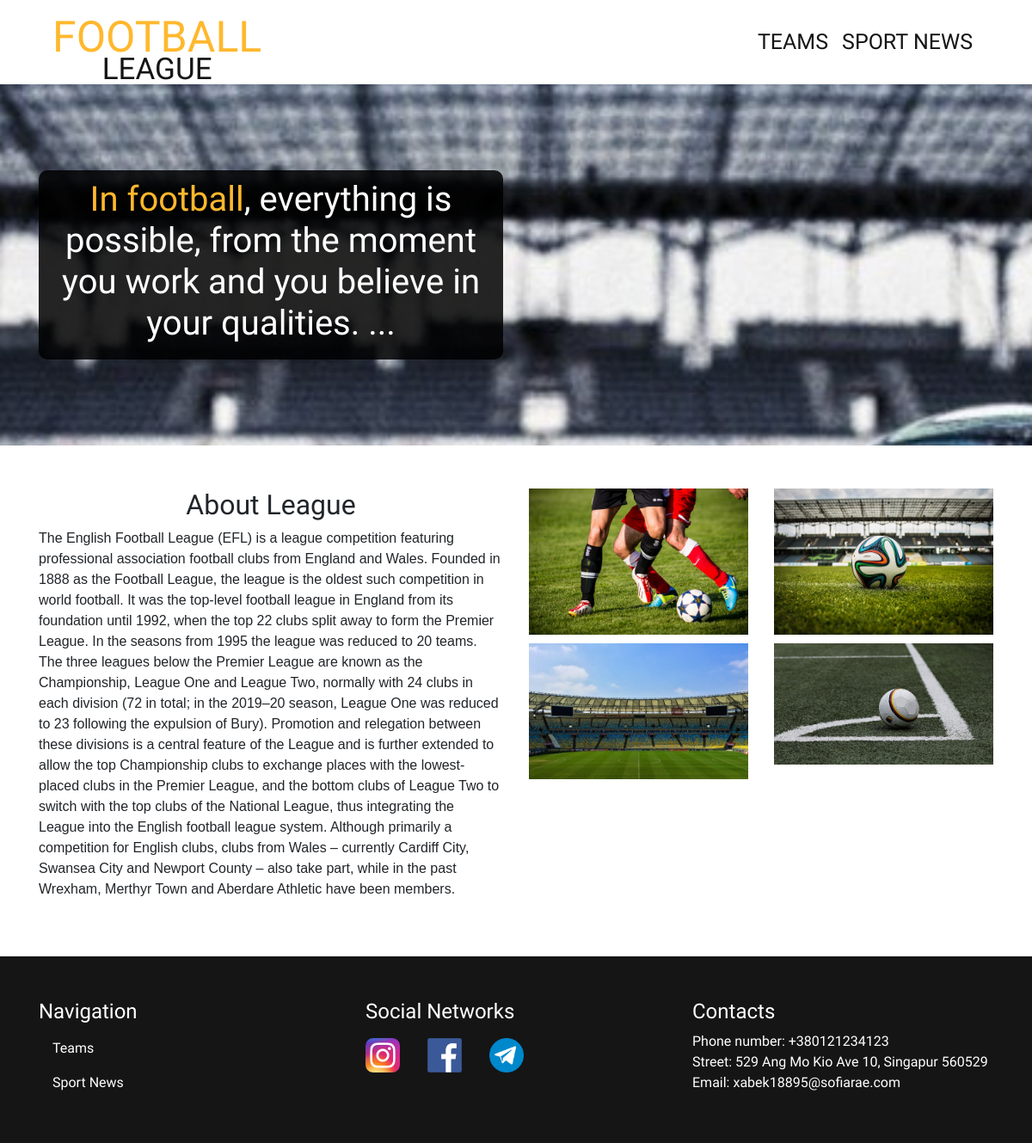
The page / on the database its author committed.
### app.py (models this page shows)
class SiteInfo(db.Model):
    id = db.Column(db.Integer, primary_key=True)
    key = db.Column(db.String(200))
    value = db.Column(db.Text())

### app.py (the view)
@app.route('/')
def index():
    site_info = get_site_info()
    return render_template('pages/index.html', site_info=site_info)

### app.py (called while the page is built)
def get_site_info():
    site_info = SiteInfo.query.all()
    result = {}
    for item in site_info:
        result[item.key] = item.value
    return result

### templates/pages/index.html
{% extends "layout.html" %}
{% block content %}
{% include 'components/main-section.html' %}
{% include 'components/about-section.html' %}
{% endblock %}

### templates/layout.html (shortened to what this page needs)
<!DOCTYPE html>
<html lang="en">
<head>
    <link rel="stylesheet" type="text/css"
          href="{{ url_for('static',filename='libs/bootstrap-4.3.1-dist/css/bootstrap.css') }}">
    <link rel="stylesheet" type="text/css" href="{{ url_for('static',filename='css/main.css') }}">
</head>
<body>
{% include 'includes/header.html' %}
{% block content %}{% endblock %}
{% include 'includes/footer.html' %}
</body>
</html>

### templates/includes/header.html (shortened to what this page needs)
<header>
    <div class="container">
        <nav class="navbar navbar-expand-lg">
            <a class="navbar-brand logo" href="/">
                <h1>Football</h1>
                <span>League</span>
            </a>
            <div class="collapse navbar-collapse" id="header-nav">
                <ul class="navbar-nav ml-auto">
                    <li class="nav-item">
                        <a class="nav-link" href="{{ url_for('team') }}">Teams</a>
                    </li>
                    <li class="nav-item">
                        <a class="nav-link" href="{{ url_for('news') }}">Sport News</a>
                    </li>
                </ul>
            </div>
        </nav>
    </div>
</header>

### templates/components/main-section.html
<section class="main-section">
    <div class="container h-100">
        <div class="row h-100 align-items-center">
            <div class="col-lg-6">
                <div class="title">
                    <h1>
                        <span>In football</span>, everything is possible, from the moment you work and you believe in
                        your qualities. ...
                    </h1>
                </div>
            </div>
        </div>
    </div>
</section>

### templates/components/about-section.html
<section class="about-section">
    <div class="container">
        <div class="row">
            <div class="col-lg-6 ">
                <h2 class="text-center">
                    About League
                </h2>
                <p>
                    {{ site_info['about'] }}
                </p>
            </div>
            <div class="col-lg-6">
                <div class="row">
                    <div class="col-lg-6">
                        <div class="about-img">
                            <img src="{{ url_for('static',filename='images/about-1.jpg') }}" alt="">
                        </div>
                        <div class="about-img">
                            <img src="{{ url_for('static',filename='images/about-2.jpg') }}" alt="">
                        </div>
                    </div>
                    <div class="col-lg-6">
                        <div class="about-img">
                            <img src="{{ url_for('static',filename='images/about-3.jpg') }}" alt="">
                        </div>
                        <div class="about-img">
                            <img src="{{ url_for('static',filename='images/about-4.jpg') }}" alt="">
                        </div>
                    </div>
                </div>
            </div>
        </div>
    </div>
</section>

### templates/includes/footer.html
<footer>
    <div class="container">
        <div class="row">
            <div class="col-4">
                <h4>Navigation</h4>
                <ul class="nav flex-column">
                   <li class="nav-item">
                        <a class="nav-link" href="{{ url_for('team') }}">Teams</a>
                    </li>
                    <li class="nav-item">
                        <a class="nav-link" href="{{ url_for('news') }}">Sport News</a>
                    </li>
                </ul>
            </div>
            <div class="col-4 social-networks">
                <h4>Social Networks</h4>
                <ul class="nav">
                    <li class="nav-item ">
                        <a class="nav-link pl-0" href="{{ site_info['instagram-link'] }}" target="_blank">
                            <img src="{{ url_for('static',filename='images/icons/instagram-icon.png') }}" alt="">
                        </a>
                    </li>
                    <li class="nav-item">
                        <a class="nav-link" href="{{ site_info['facebook-link'] }}" target="_blank">
                            <img src="{{ url_for('static',filename='images/icons/facebook-icon.png') }}" alt="">
                        </a>
                    </li>
                    <li class="nav-item">
                        <a class="nav-link" href="{{ site_info['telegram-link'] }}" target="_blank">
                            <img src="{{ url_for('static',filename='images/icons/telegram-icon.png') }}" alt="">
                        </a>
                    </li>
                </ul>
            </div>
            <div class="col-4">
                <h4>Contacts</h4>
                <ul class="nav">
                    <li class="nav-item">
                        Phone number:   {{ site_info['phone-number'] }}
                    </li>
                    <li class="nav-item">
                        Street: {{ site_info['street'] }}
                    </li>
                    <li class="nav-item">
                        Email: {{ site_info['email'] }}
                    </li>
                </ul>
            </div>
        </div>
    </div>
</footer>

### static/css/main.css (style rules this page uses)
body { font-family: 'Hanalei Fill', cursive; }
p { font-family: 'Ubuntu', 'Lucida Grande', 'Lucida Sans Unicode', 'Geneva', 'Verdana', sans-serif; }
header { background: #fff; }
.logo { font-family: 'East Sea Dokdo', cursive; text-transform: uppercase; text-align: center; line-height: 0; }
.logo h1 { color: #ffb82d; font-size: 50px; }
.logo span { color: #151515; font-size: 35px; }
header ul li a { text-transform: uppercase; color: #151515; font-size: 25px; }
.main-section { padding: 100px 0 ; background: url("/static/images/main.jpg") no-repeat center center fixed; -webkit-background-size: cover; -moz-background-size: cover; -o-background-size: cover; background-size: cover; }
footer { padding: 50px 0; background: #151515; color: #fff; }
footer a { color: #fff; }
.title { text-align: center; color: #fff; background: rgba(0,0,0,0.85); padding: 10px; border-radius: 10px; }
.title span { color: #ffb82d; }
.about-section { padding: 50px 0; }
.about-img img { width: 100%; }
.about-img { margin-bottom: 10px; }
footer .social-networks .nav-link img { max-width: 40px; }

### rows shown on the page
SiteInfo: about "The English Football League (EFL) is a league competition featuring professional association football clubs from England and Wales. Founded in 1888 as the Football League, the league is the oldest such competition in world football. It was the top-level football league in England from its foundation until 1992, when the top 22 clubs split away to form the Premier League. In the seasons from 1995 the league was reduced to 20 teams. The three leagues below the Premier League are known as the Championship, League One and League Two, normally with 24 clubs in each division (72 in total; in the 2019–20 season, League One was reduced to 23 following the expulsion of Bury). Promotion and…"
SiteInfo: value "+380121234123"
SiteInfo: street "529 Ang Mo Kio Ave 10, Singapur 560529"
SiteInfo: email "xabek18895@sofiarae.com"
